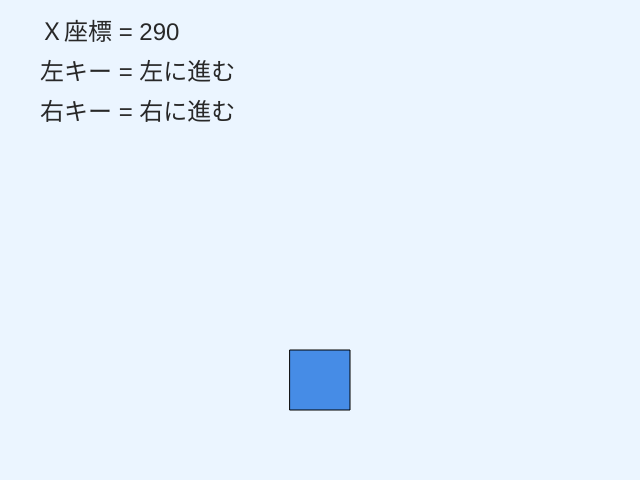
Frame 1 (no input)
Frame 60 (no input): identical to frame 1, image omitted
Frame 120 (the mouse pressed at the canvas centre since frame 60): identical to frame 1, image omitted

The p5.js sketch that drew this single still picture (run headless with seeded random() and noise() and a simulated clock; from frame 60 on, the mouse is pressed at the canvas centre):

// p5.js sketch
// ── sketch.js
let playerX = 0;

const PLAYER_SIZE = 60;
const MOVE_SPEED = 5;

function setup() {
  const canvas = createCanvas(640, 480);

  playerX = (width / 2) - (PLAYER_SIZE / 2);  // 画面中央から開始
}

function draw() {
  let leftKeyText = '左に進む';
  let rightKeyText = '右に進む';

  background(235, 245, 255);

  if (keyIsDown(LEFT_ARROW)) {
    playerX = playerX - MOVE_SPEED;
  }
  if (keyIsDown(RIGHT_ARROW)) {
    playerX = playerX + MOVE_SPEED;
  }

  fill(70, 140, 230);
  rect(playerX, 350, PLAYER_SIZE, PLAYER_SIZE);

  fill(40, 40, 40);
  textSize(24);
  text('Ｘ座標 = ' + playerX, 40, 40);
  text('左キー = ' + leftKeyText, 40, 80);
  text('右キー = ' + rightKeyText, 40, 120);
}
